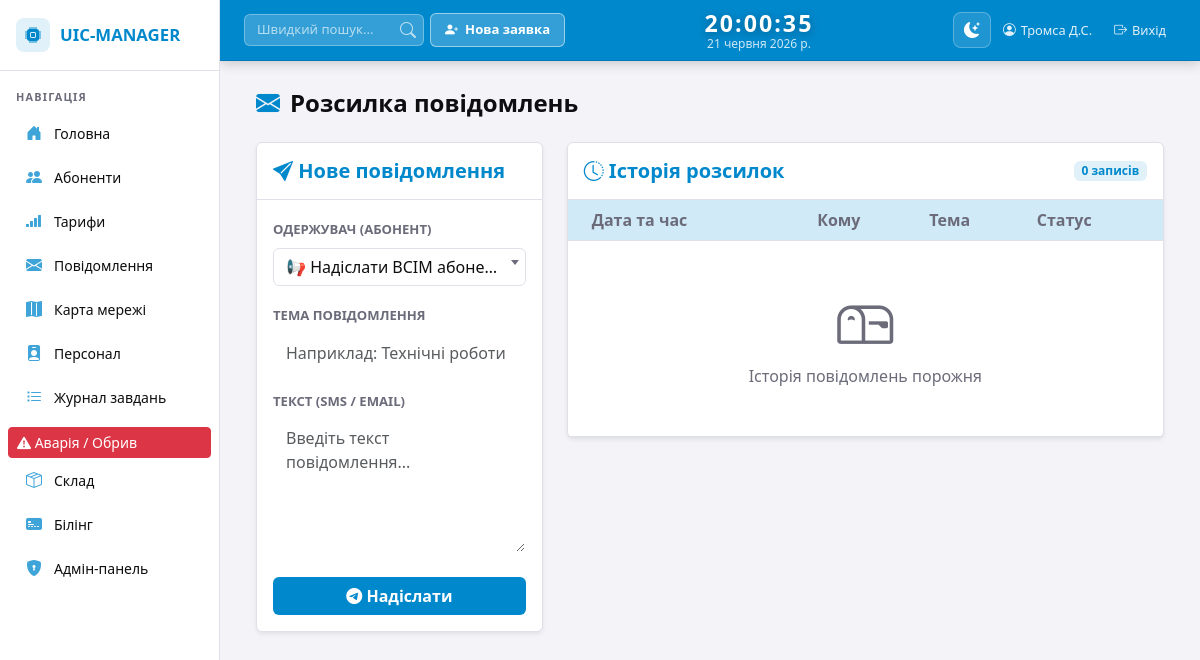
The app's page /messages/ (signed in), older data.
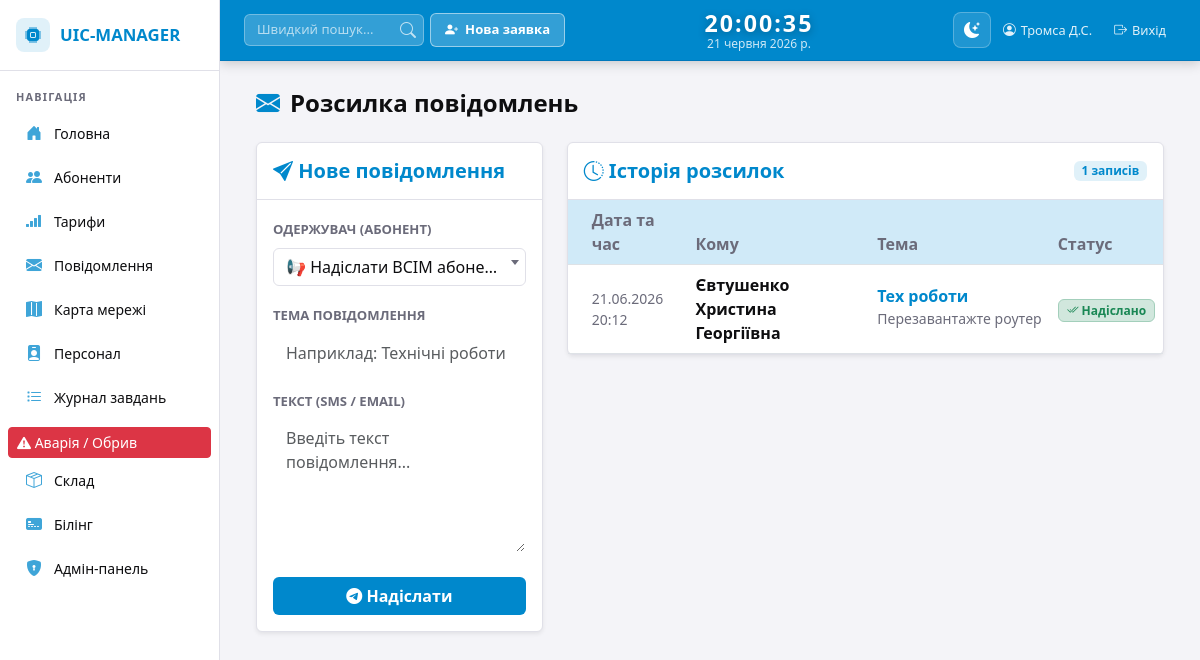
The same page, newer data.
### infrastructure/models.py (models this page shows, shortened)
class MessageLog(models.Model):
    target_client = models.ForeignKey(Client, on_delete=models.CASCADE, null=True, blank=True)
    subject = models.CharField(max_length=200)
    text = models.TextField()
    sent_at = models.DateTimeField(auto_now_add=True)
    class Meta:
        verbose_name = "Повідомлення"
        verbose_name_plural = "Повідомлення"

class Client(models.Model):
    full_name = models.CharField(max_length=150, verbose_name="ПІБ клієнта")
    contract_number = models.CharField(max_length=20, unique=True, verbose_name="Номер договору")
    onu_serial = models.CharField(max_length=20, unique=True, null=True, blank=True)
    address = models.CharField(max_length=255, verbose_name="Адреса")
    phone = models.CharField(max_length=20, verbose_name="Телефон")
    equipment = models.ForeignKey(Equipment, on_delete=models.SET_NULL, null=True, blank=True)
    is_online = models.BooleanField(default=False)
    tariff = models.ForeignKey('Tariff', on_delete=models.SET_NULL, null=True, blank=True)
    is_blocked = models.BooleanField(default=False)
    class Meta:
        verbose_name = "Абонент"
        verbose_name_plural = "Абоненти"

### infrastructure/views.py (the view, shortened to what this page needs)
# urls.py: path('messages/', messages_view, name='messages'),
@login_required
def messages_view(request):
    return render(request, 'messages.html', {
        'clients': Client.objects.all().order_by('full_name'),
        'history': MessageLog.objects.all().order_by('-sent_at')
    })

### templates/messages.html (shortened to what the changed rows need)
{% extends 'base.html' %}
{% block content %}
<div class="container-fluid">
    <div class="dash-header">
        <h2><i class="bi bi-envelope-fill"></i> Розсилка повідомлень</h2>
    </div>
    <div class="row">
        <div class="col-md-8">
            <div class="card shadow-sm border-0" style="background-color: var(--tw-sidebar-bg); border: 1px solid var(--tw-sidebar-border) !important;">
                <div class="card-header py-3 d-flex justify-content-between align-items-center" style="background-color: transparent; border-bottom: 1px solid var(--tw-sidebar-border);">
                    <h5 class="mb-0 fw-bold" style="color: var(--tw-accent);"><i class="bi bi-clock-history"></i> Історія розсилок</h5>
                    <span class="badge" style="background-color: var(--tw-accent-soft); color: var(--tw-accent);">{{ history.count }} записів</span>
                </div>
                <div class="card-body p-0">
                    <div class="table-responsive" style="max-height: 600px; overflow-y: auto;">
                        <table class="table table-hover align-middle mb-0" style="--bs-table-bg: transparent; --bs-table-color: var(--tw-text);">
                            <thead style="position: sticky; top: 0; z-index: 1; background-color: var(--tw-nav-active);">
                                <tr>
                                    <th class="ps-4" style="color: var(--tw-muted);">Дата та час</th>
                                    <th style="color: var(--tw-muted);">Кому</th>
                                    <th style="color: var(--tw-muted);">Тема</th>
                                    <th style="color: var(--tw-muted);">Статус</th>
                                </tr>
                            </thead>
                            <tbody>
                                {% for msg in history %}
                                <tr data-bs-toggle="modal" data-bs-target="#msgModal{{ msg.id }}" style="cursor: pointer;" title="Натисніть, щоб переглянути деталі">
                                    <td class="ps-4 small" style="color: var(--tw-muted);">{{ msg.sent_at|date:"d.m.Y H:i" }}</td>
                                    <td>
                                        {% if msg.target_client %}
                                            <span class="fw-bold">{{ msg.target_client.full_name }}</span>
                                        {% else %}
                                            <span class="badge w-100" style="background-color: var(--tw-accent-soft); color: var(--tw-accent);">Усім абонентам</span>
                                        {% endif %}
                                    </td>
                                    <td>
                                        <div class="fw-bold" style="color: var(--tw-accent);">{{ msg.subject }}</div>
                                        <small class="text-truncate d-inline-block" style="max-width: 200px; color: var(--tw-muted);">
                                            {{ msg.text }}
                                        </small>
                                    </td>
                                    <td>
                                        <span class="badge bg-success-subtle text-success border border-success-subtle">
                                            <i class="bi bi-check2-all"></i> Надіслано
                                        </span>
                                    </td>
                                </tr>
                                {% empty %}
                                <tr>
                                    <td colspan="4" class="text-center py-5" style="color: var(--tw-muted);">
                                        <i class="bi bi-mailbox display-4 d-block mb-2"></i>
                                        Історія повідомлень порожня
                                    </td>
                                </tr>
                                {% endfor %}
                            </tbody>
                        </table>
                    </div>
                </div>
            </div>
        </div>
    </div>
</div>
<link href="https://cdn.jsdelivr.net/npm/select2@4.1.0-rc.0/dist/css/select2.min.css" rel="stylesheet" />
{% endblock %}

Row changes from the older to the newer data that the page shows:
added MessageLog: sent_at "21.06.2026 20:12", target_client.full_name "Євтушенко Христина Георгіївна", subject "Тех роботи", text "Перезавантажте роутер"
Text that changed along with them:
{{ history.count }}: "0" → "1"
text no longer shown: "Історія повідомлень порожня"
